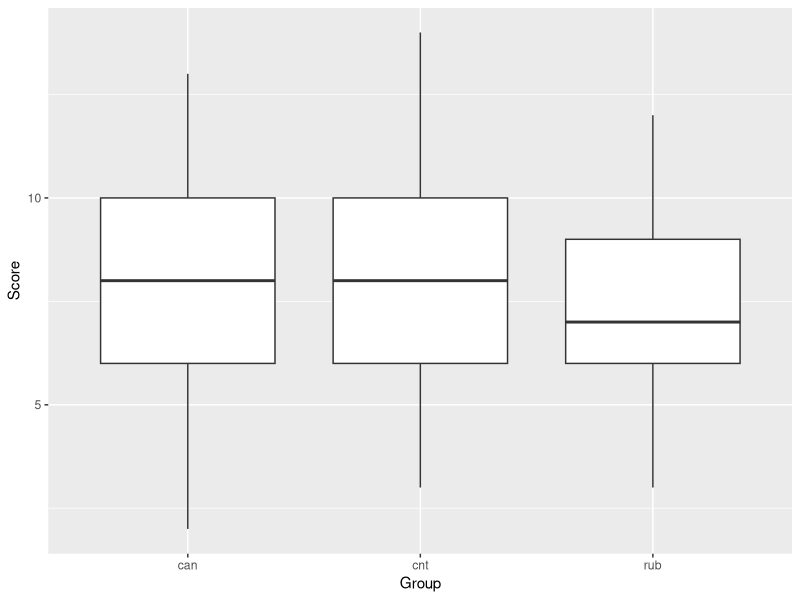
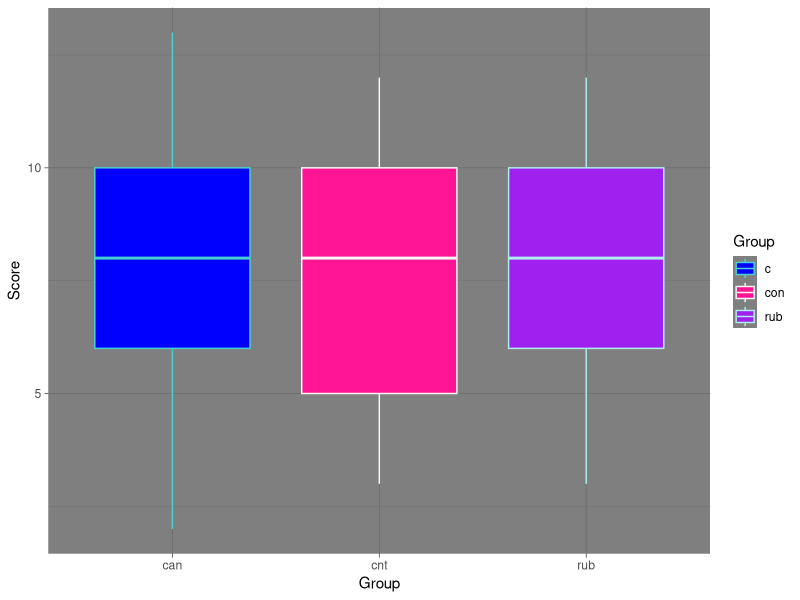

The R script that drew these images, in order:
## ---- chunk 1
knitr::opts_chunk$set(echo = TRUE)
library(readxl)
library(ggplot2)
library(dplyr)
library(lattice)
## ---- chunk 2
data <- read_excel("CogNOVRD.xlsx")
View(data)

## ---- chunk 3

data1 <- subset(data, Over_4800=="N")
data1
aggregate(data1$Score, list(data1$Group), FUN=mean)
## ---- chunk 4
vis <- ggplot(data, aes(x = Group, y = Score))+
  geom_boxplot()

vis

vis1 <- ggplot(data1, labels = c("c","con","rub"), aes(x = Group, y = Score, colour = Group))+
  geom_boxplot(aes(fill = Group))+
  scale_color_manual(values = c("mediumturquoise", "whitesmoke", "paleturquoise"), labels = c("c","con","rub"))+
  scale_fill_manual(values = c("blue", "deeppink", "purple"), labels = c("c","con","rub"))+
  theme_dark()
 

vis1
## ---- chunk 5
one.way <- aov(Score ~ Group, data = data)

summary(one.way)

one.way <- aov(Score ~ Group, data = data1)

summary(one.way)
